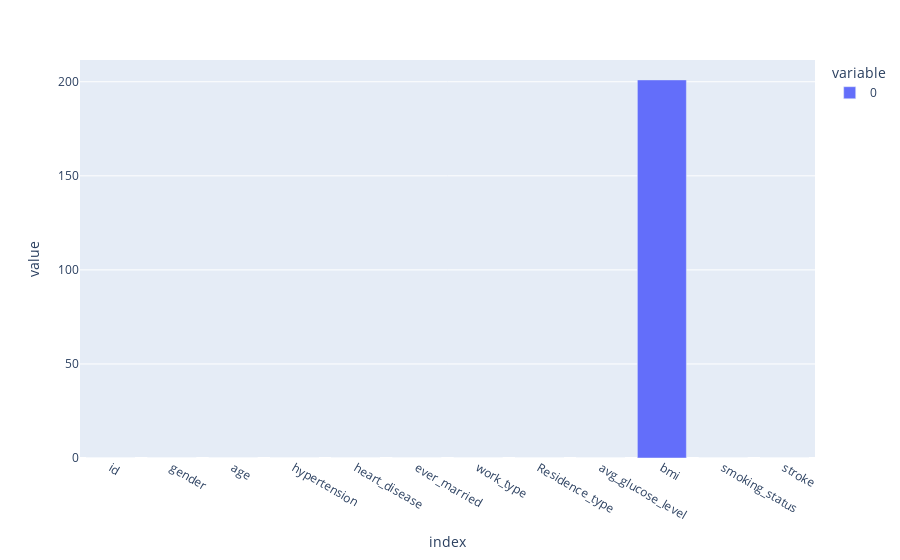

The code cell stored with this chart in its notebook:
### Code cell
px.bar(df.isna().sum())

### Figure 1 — Plotly figure (JSON) as saved in the notebook; plotly's stock layout.template omitted (floating-point values rounded to 4 significant figures)
{"data": [{"alignmentgroup": "True", "hovertemplate": "variable=0<br>index=%{x}<br>value=%{y}<extra></extra>", "legendgroup": "0", "marker": {"color": "#636efa", "pattern": {"shape": ""}}, "name": "0", "offsetgroup": "0", "orientation": "v", "showlegend": true, "textposition": "auto", "type": "bar", "x": ["id", "gender", "age", "hypertension", "heart_disease", "ever_married", "work_type", "Residence_type", "avg_glucose_level", "bmi", "smoking_status", "stroke"], "xaxis": "x", "y": [0, 0, 0, 0, 0, 0, 0, 0, 0, 201, 0, 0], "yaxis": "y"}], "layout": {"barmode": "relative", "legend": {"title": {"text": "variable"}, "tracegroupgap": 0}, "margin": {"t": 60}, "xaxis": {"anchor": "y", "domain": [0, 1], "title": {"text": "index"}}, "yaxis": {"anchor": "x", "domain": [0, 1], "title": {"text": "value"}}}}
